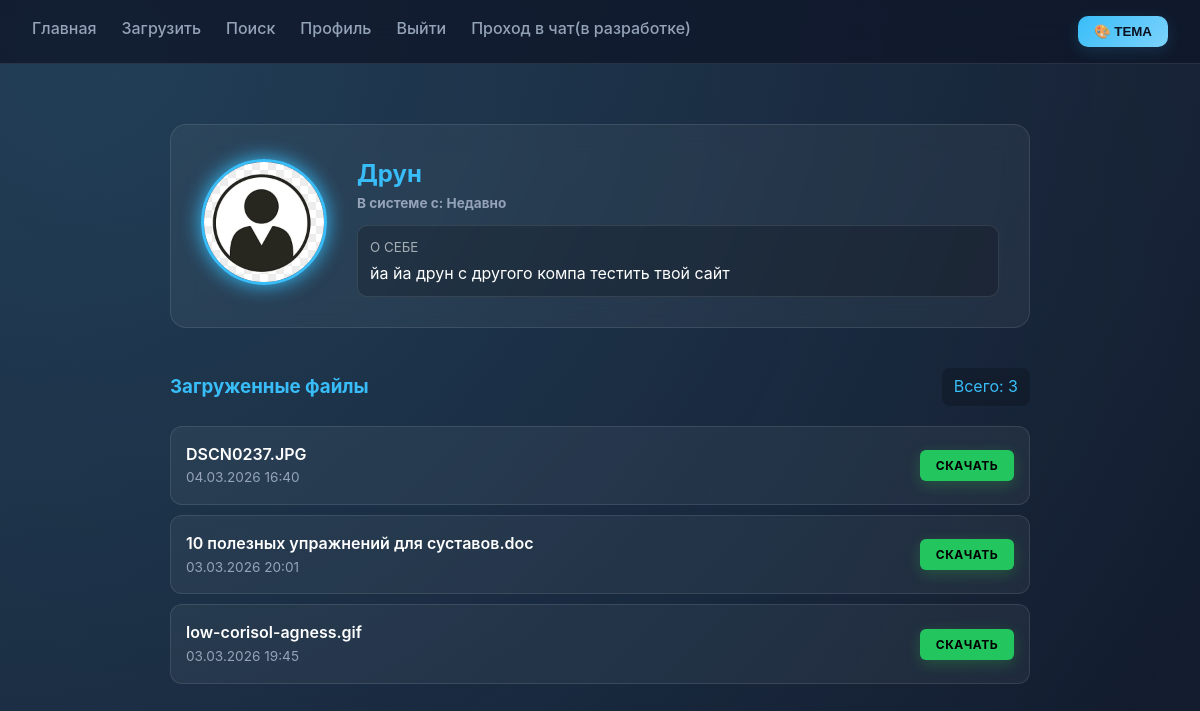
Page /profile/3 (signed in) on the committed database.
### models.py (models this page shows, shortened)
class User(site.Model, UserMixin ):
    id = site.Column(site.Integer, primary_key=True)
    username = site.Column(site.String(20), unique=True, nullable=False)
    email = site.Column(site.String(120), unique=True, nullable=False)
    image_file = site.Column(site.String(20), nullable=False, default='default.jpg')
    password = site.Column(site.String(60), nullable=False)
    bio = site.Column(site.Text, nullable=True, default='')
    avatar = site.Column(site.String(255), nullable=False, default='default_avatar.png')
    two_factor_enabled = site.Column(site.Boolean, default=False)
    two_factor_secret = site.Column(site.String(32), nullable=True)
    theme = site.Column(site.String(50), default="default")
    custom_accent = site.Column(site.String(20), nullable=True)
    custom_bg = site.Column(site.String(20), nullable=True)
    custom_container = site.Column(site.String(20), nullable=True)
    role = site.Column(site.String(20), default="user")
    is_blocked = site.Column(site.Boolean, default=False)
    created_at = site.Column(site.DateTime, default=datetime.utcnow)

class File(site.Model):
    id = site.Column(site.Integer, primary_key=True)
    storage_filename = site.Column(site.String(255), nullable=True)
    filename = site.Column(site.String(255), nullable=False)
    upload_time = site.Column(site.DateTime, nullable=False, default=datetime.utcnow)
    user_id = site.Column(site.Integer, site.ForeignKey('user.id'), nullable=False)
    batch_id = site.Column(site.String(36), nullable=True)
    file_data = site.Column(site.LargeBinary, nullable=True)
    description = site.Column(site.Text, nullable=True)
    is_public = site.Column(site.Boolean, default=False)
    share_token = site.Column(site.String(64), nullable=True)
    user = site.relationship('User', backref=site.backref('files', lazy=True))

### app.py (the view)
    @app.route('/profile/<int:user_id>')
    @login_required
    def profile(user_id):
        user = User.query.get_or_404(user_id)
        page = request.args.get('page', 1, type=int)
        files = File.query.filter_by(user_id=user.id)\
                    .order_by(File.upload_time.desc())\
                    .paginate(page=page, per_page=5)
        return render_template('profile.html', user=user, files=files,now=datetime.utcnow())

### templates/profile.html (shortened to what this page needs)
{% extends "base.html" %}
{% block content %}
<div class="ui container" style="margin-top: 20px; color: var(--text-main);">
  <div class="ui segment"
       style="background: var(--container-bg);
              border: 1px solid var(--glass-border);
              border-radius: 16px;
              padding: 30px;
              backdrop-filter: blur(12px);">
    <div style="display: flex; align-items: center; gap: 30px; flex-wrap: wrap;">
      <div style="position: relative; flex-shrink: 0; text-align:center;">
        {% if user.avatar %}
          <img id="avatar-preview"
               src="{{ url_for('static', filename='uploads/avatars/' + user.avatar) }}"
               alt="Avatar"
               style="border: 3px solid var(--accent-color);
                      object-fit: cover;
                      width: 120px;
                      height: 120px;
                      border-radius: 50%;
                      box-shadow: 0 0 20px var(--accent-color);">
        {% endif %}
      </div>
      <div style="flex-grow: 1; min-width: 250px;">
        <div style="display: flex;
                    justify-content: space-between;
                    align-items: center;
                    margin-bottom: 10px;">
          <h2 style="margin: 0; color: var(--accent-color);">
            {{ user.username }}
            <div style="color: var(--text-muted);
                        font-size: 0.85rem;">
              {% set days = (now - user.created_at).days if user.created_at else 0 %}
              В системе с:
              {% if days >= 7 %}
                  {{ user.created_at.strftime('%d.%m.%Y') }}
              {% else %}
                  Недавно
              {% endif %}
            </div>
          </h2>
        </div>
        <div style="line-height: 1.4;
                    background: rgba(0,0,0,0.2);
                    padding: 12px;
                    border-radius: 10px;
                    border: 1px solid var(--glass-border);">
          <small style="text-transform: uppercase;
                        opacity: 0.6;
                        display: block;
                        margin-bottom: 5px;">
            О себе
          </small>
          {% if user.bio %}
            {{ user.bio|linebreaksbr }}
          {% else %}
            <span style="font-style: italic; opacity: 0.5;">
              Информации нет
            </span>
          {% endif %}
        </div>
      </div>
    </div>
  </div>
  <div style="margin-top: 40px;">
    <div style="display: flex;
                justify-content: space-between;
                align-items: center;
                margin-bottom: 20px;">
      <h3 style="margin: 0; color: var(--accent-color);">
        Загруженные файлы
      </h3>
      <div style="background: rgba(0,0,0,0.2);
                  color: var(--accent-color);
                  padding: 6px 12px;
                  border-radius: 8px;">
        Всего: {{ files.total }}
      </div>
    </div>
    {% for f in files.items %}
    <div style="background: var(--container-bg);
                border: 1px solid var(--glass-border);
                margin-bottom: 10px;
                border-radius: 12px;
                padding: 15px;
                display: flex;
                justify-content: space-between;
                align-items: center;
                transition: 0.3s ease;">
      <div>
        <div style="font-weight: 600; color: var(--text-main);">
          {{ f.original_name or f.filename }}
        </div>
        <div style="font-size: 0.85rem; color: var(--text-muted);">
          {{ f.upload_time | localtime }}
        </div>
      </div>
      <a href="{{ url_for('download_file', file_id=f.id) }}" class="btn-action btn-download">
         Скачать
      </a>
    </div>
    {% endfor %}
  </div>
</div>
{% endblock %}

### templates/base.html (shortened to what this page needs)
<!doctype html>
<html lang="ru"
      data-theme="{{ current_user.theme if current_user.is_authenticated else 'default' }}">
<head>
  <link rel="stylesheet" href="{{ url_for('static', filename='css/styles.css') }}">
  <link rel="stylesheet" href="https://cdnjs.cloudflare.com/ajax/libs/font-awesome/6.4.2/css/all.min.css">
</head>
<body>
  <nav>
    <a href="{{ url_for('index') }}">Главная</a>
    {% if current_user.is_authenticated %}
      <a href="{{ url_for('upload') }}">Загрузить</a>
      <a href="{{ url_for('search') }}">Поиск</a>
      <a href="{{ url_for('profile', user_id=current_user.id) }}">Профиль</a>
      <a href="{{ url_for('logout') }}">Выйти</a>
      <a href="{{ url_for('lan_chat') }}">Проход в чат(в разработке)</a>
  <div class="theme-wrapper">
  <button id="theme-toggle-btn" class="theme-btn">
    🎨 Тема
  </button>
</div>
    {% else %}
      <a href="{{ url_for('register') }}">Регистрация</a>
    {% endif %}
  </nav>
  <div class="container">
    {% block content %}{% endblock %}
  </div>
</body>
</html>

### static/css/styles.css (style rules this page uses)
:root { --bg-color: #0b1120; --container-bg: rgba(30, 41, 59, 0.7); --accent-color: #38bdf8; --accent-dark: rgba(56, 189, 248, 0.15); --accent-hover: #7dd3fc; --text-main: #f1f5f9; --text-muted: #94a3b8; --error: #ef4444; --success: #22c55e; --glass-border: rgba(255, 255, 255, 0.027); --nav-bg: rgba(15, 23, 42, 0.8); --body-gradient-start: #1e293b; --body-gradient-end: #0b1120; --btn-view-bg: #4f7cff; --btn-view-text: #ffffff; }
* { transition: background 0.6s ease, background-color 0.6s ease, color 0.6s ease, border-color 0.6s ease, box-shadow 0.6s ease; }
body { font-family: 'Inter', 'Segoe UI', system-ui, sans-serif; background: linear-gradient( -45deg, var(--body-gradient-start), var(--body-gradient-end), var(--bg-color), var(--body-gradient-start) ); background-size: 400% 400%; animation: gradientMove 60s ease infinite; background-attachment: fixed; color: var(--text-main); margin: 0; line-height: 1.6; overflow-x: hidden; }
nav { background: var(--nav-bg); border-bottom: 1px solid var(--glass-border); backdrop-filter: blur(14px); padding: 1rem 2rem; display: flex; gap: 25px; position: sticky; top: 0; z-index: 1000; }
nav a { color: var(--text-muted); text-decoration: none; font-weight: 500; transition: all 0.3s ease; }
.container { max-width: 900px; margin: 0 auto; padding: 20px; animation: fadeIn 0.8s ease-out; }
h1, h2, h3 { color: var(--accent-color); }
.btn-action { border: none; border-radius: 6px; padding: 8px 16px; text-decoration: none; font-size: 0.85rem; font-weight: 700; display: inline-flex; align-items: center; transition: 0.2s; cursor: pointer; font-family: inherit; color: #0b1120 !important; text-transform: uppercase; letter-spacing: 0.5px; }
.btn-download { background-color: var(--success); color: rgb(0, 0, 0) !important; padding: 6px 12px !important; min-width: 70px !important; border: none !important; box-shadow: 0 4px 15px rgba(56, 248, 72, 0.2); }
button, .btn { color: #0f172a; border: none; padding: 12px 24px; border-radius: 8px; font-weight: 700; cursor: pointer; transition: all 0.3s ease; text-transform: uppercase; }
body, h1, h2, h3, p, ul { margin: 0; padding: 0; }
.btn-action { padding: 6px 12px; font-size: 0.75rem; min-width: 60px; justify-content: center; }
:root[data-theme="default"] { --bg-color: #0f172a; --container-bg: rgba(255,255,255,0.05); --nav-bg: rgba(15,23,42,0.8); --accent-color: #38bdf8; --text-main: #ffffff; --text-muted: #94a3b8; --glass-border: rgba(255,255,255,0.1); --moving-light: rgba(56,189,248,0.15); }
body::before { content: ""; position: fixed; top: -50%; left: -50%; width: 200%; height: 200%; background: radial-gradient( circle at 30% 30%, var(--accent-dark), transparent 60% ); animation: floatingGlow 35s linear infinite; pointer-events: none; z-index: -1; }
.theme-wrapper { margin-left: auto; position: relative; }
.theme-btn { background: linear-gradient(135deg, var(--accent-color), var(--accent-hover)); color: #0b1120; border: none; padding: 8px 16px; border-radius: 10px; cursor: pointer; font-weight: 600; transition: 0.3s ease; box-shadow: 0 4px 15px var(--accent-dark); }

### rows in the picture
User: avatar (placeholder picture), username "Друн", bio "йа йа друн с другого компа тестить твой сайт"
File: filename "DSCN0237.JPG", upload_time "04.03.2026 16:40"
File: filename "10 полезных упражнений для суставов.doc", upload_time "03.03.2026 20:01"
File: filename "low-corisol-agness.gif", upload_time "03.03.2026 19:45"

### other values in the picture
{{ files.total }} "3"
